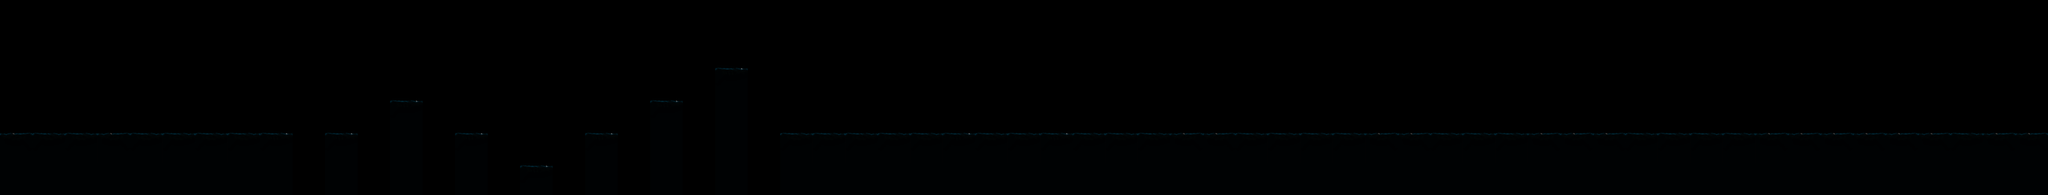

Below is a game level as drawn by its tile map, then a one-line description and the .tmx file that defines it, in full:
An orthogonal 63x6 tile map with 250x250 px tiles, 1 tile layer (Background), 2 tilesets and 4 objects (3x Object, Objecta).

<map version="1.10" tiledversion="1.11.2" orientation="orthogonal" renderorder="left-up" width="63" height="6" tilewidth="250" tileheight="250" infinite="0" nextlayerid="5" nextobjectid="10">
 <tileset firstgid="1" name="map_tiles" tilewidth="250" tileheight="250" tilecount="20" columns="5">
  <image source="../../img/tiles/map_tiles.png" width="1250" height="1000" />
 </tileset>
 <tileset firstgid="21" name="tiles_movimentos" tilewidth="250" tileheight="250" tilecount="96" columns="8">
  <image source="../../img/tiles_movimentos.png" width="2000" height="3000" />
 </tileset>
 <layer id="1" name="Background" width="63" height="6">
  <data encoding="csv">
0,0,0,0,0,0,0,0,0,0,0,0,0,0,0,0,0,0,0,0,0,0,0,0,0,0,0,0,0,0,0,0,0,0,0,0,0,0,0,0,0,0,0,0,0,0,0,0,0,0,0,0,0,0,0,0,0,0,0,0,0,0,0,
0,0,0,0,0,0,0,0,0,0,0,0,0,0,0,0,0,0,0,0,0,0,0,0,0,0,0,0,0,0,0,0,0,0,0,0,0,0,0,0,0,0,0,0,0,0,0,0,0,0,0,0,0,0,0,0,0,0,0,0,0,0,0,
0,0,0,0,0,0,0,0,0,0,0,0,0,0,0,0,0,0,0,0,0,0,2,0,0,0,0,0,0,0,0,0,0,0,0,0,0,0,0,0,0,0,0,0,0,0,0,0,0,0,0,0,0,0,0,0,0,0,0,0,0,0,0,
0,0,0,0,0,0,0,0,0,0,0,0,2,0,0,0,0,0,0,0,2,0,11,0,0,0,0,0,0,0,0,0,0,0,0,0,0,0,0,0,0,0,0,0,0,0,0,0,0,0,0,0,0,0,0,0,0,0,0,0,0,0,0,
1,3,4,1,4,4,4,4,2,0,2,0,11,0,2,0,0,0,2,0,11,0,11,0,4,4,3,4,4,2,4,4,2,4,4,3,1,1,4,4,4,4,1,1,4,4,4,1,1,1,4,4,4,4,1,1,1,1,1,1,4,1,1,
11,11,11,11,11,11,11,11,11,0,11,0,11,0,11,0,2,0,11,0,11,0,11,0,11,11,11,11,11,11,11,11,11,11,11,11,11,11,11,11,11,11,11,11,11,11,11,11,11,11,11,11,11,11,11,11,11,11,11,11,11,11,11
</data>
 </layer>
 <objectgroup id="2" name="Hand" class="Object">
  <object id="3" name="Hand" type="Object" gid="45" x="7862.88" y="1037.12" width="250" height="250" />
  <object id="4" name="Hand" type="Objecta" gid="45" x="7059.85" y="1049.24" width="250" height="250" />
 </objectgroup>
 <objectgroup id="3" name="ChainSaw">
  <object id="9" name="Chainsaw" type="Object" gid="53" x="1681.06" y="1052.27" width="250" height="250" />
 </objectgroup>
 <objectgroup id="4" name="Espinho">
  <object id="8" name="Espinho" type="Object" gid="21" x="403.97" y="1052.33" width="250" height="250" />
 </objectgroup>
</map>
